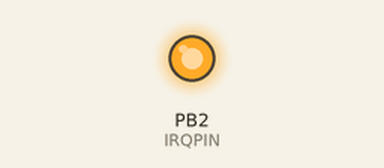
Recording of a sketch running on a simulated ATtiny85, built with avr-gcc and run on an emulated ATtiny85. Shown: output pins drawn as LEDs (lit = HIGH). What the sketch prints to the serial monitor is not drawn.

Above: at 0.35 s.
Timing chart, 0 to 3.3 s (numbered marks = the images above):
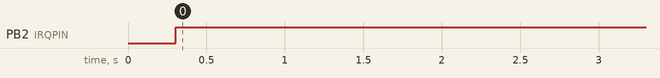

The sketch:

isr.ino
```cpp
#include <Arduino.h>
#if defined(__AVR_ATtiny13__)
#define IRQPIN 1
#elif defined(__AVR_ATtiny2313__) ||  defined(__AVR_ATtiny4313__) || defined(__AVR_ATtiny2313A__)
#define IRQPIN 4
#elif defined(__AVR_ATtiny43U__)
#define IRQPIN 7
#elif defined(__AVR_ATtiny24__) || defined(__AVR_ATtiny44__) || defined(__AVR_ATtiny84__)
#define IRQPIN 8
#elif defined(__AVR_ATtiny441__) || defined(__AVR_ATtiny841__)
#define IRQPIN 1
#elif defined(__AVR_ATtiny25__) || defined(__AVR_ATtiny45__) || defined(__AVR_ATtiny85__)
#define IRQPIN 2
#elif defined(__AVR_ATtiny261__) || defined(__AVR_ATtiny461__) || defined(__AVR_ATtiny861__)
#define IRQPIN 14
#elif defined(__AVR_ATtiny87__) || defined(__AVR_ATtiny167__)
#define IRQPIN 14
#elif defined(__AVR_ATtiny48__) || defined(__AVR_ATtiny88__)
#define IRQPIN 2
#elif defined(__AVR_ATtiny828__)
#define IRQPIN 17
#elif defined(__AVR_ATtiny1634__)
#define IRQPIN 11
#elif defined(__AVR_ATmega48__) || defined(__AVR_ATmega48A__) || \
  defined(__AVR_ATmega48P__) || defined(__AVR_ATmega48PA__) || defined(__AVR_ATmega48PB__) || \
  defined(__AVR_ATmega88__) || defined(__AVR_ATmega88A__) ||  \
  defined(__AVR_ATmega88P__) || defined(__AVR_ATmega88PA__) || defined(__AVR_ATmega88PB__) || \
  defined(__AVR_ATmega168__) || defined(__AVR_ATmega168A__) ||  \
  defined(__AVR_ATmega168P__) || defined(__AVR_ATmega168PA__) || defined(__AVR_ATmega168PB__) || \
  defined(__AVR_ATmega328__) || defined(__AVR_ATmega328P__) || defined(__AVR_ATmega328PB__)
#define IRQPIN 2
#else
#error "MCU not supported"
#endif

volatile int irqcount = 0;
volatile int outsidecount = 0;

void setup()
{
#if FLASHEND >= 4095
  Serial.begin(9600);
  Serial.println(F("Startup ..."));
  delay(300);
#endif
  pinMode(IRQPIN, OUTPUT);
  digitalWrite(IRQPIN, LOW);
  attachInterrupt(0, irqserver, LOW);
}

void loop()
{
  digitalWrite(IRQPIN, LOW);
  delay(1);
  outsidecount++;
  digitalWrite(IRQPIN, HIGH);
  delay(100); // necessary to give enough time for printing!
#if FLASHEND >= 4095
  Serial.print("IRQ count: ");
  Serial.println(irqcount);
#endif
}

void irqserver()
{
  irqcount++;
}
```

Measured:
- by itself, PB2 (IRQPIN): LOW → HIGH at 0.30 s
